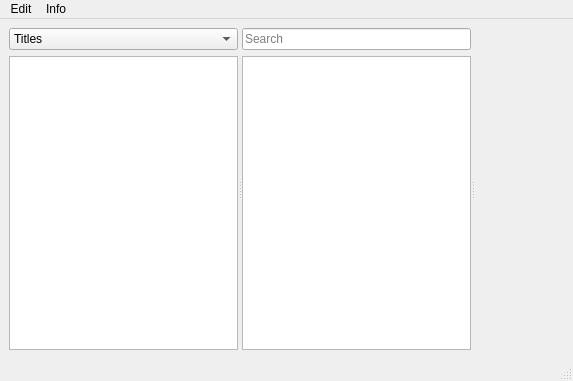
<?xml version="1.0" encoding="UTF-8"?>
<ui version="4.0">
 <class>ToshView</class>
 <widget class="QMainWindow" name="ToshView">
  <property name="geometry">
   <rect>
    <x>0</x>
    <y>0</y>
    <width>573</width>
    <height>381</height>
   </rect>
  </property>
  <widget class="QWidget" name="centralwidget">
   <layout class="QGridLayout" name="gridLayout">
    <item row="0" column="0">
     <widget class="QSplitter" name="splitter">
      <property name="orientation">
       <enum>Qt::Horizontal</enum>
      </property>
      <widget class="QWidget" name="layoutWidget">
       <layout class="QVBoxLayout" name="verticalLayout">
        <item>
         <widget class="QComboBox" name="comboBox">
          <property name="frame">
           <bool>true</bool>
          </property>
          <item>
           <property name="text">
            <string>Titles</string>
           </property>
          </item>
          <item>
           <property name="text">
            <string>Authors</string>
           </property>
          </item>
          <item>
           <property name="text">
            <string>Publishers</string>
           </property>
          </item>
          <item>
           <property name="text">
            <string>Year</string>
           </property>
          </item>
          <item>
           <property name="text">
            <string>Series</string>
           </property>
          </item>
         </widget>
        </item>
        <item>
         <widget class="QListView" name="listView">
          <property name="wordWrap">
           <bool>true</bool>
          </property>
         </widget>
        </item>
       </layout>
      </widget>
      <widget class="QWidget" name="layoutWidget">
       <layout class="QVBoxLayout" name="verticalLayout_2">
        <item>
         <widget class="QLineEdit" name="searchLine">
          <property name="placeholderText">
           <string>Search</string>
          </property>
         </widget>
        </item>
        <item>
         <widget class="QTableView" name="tableView"/>
        </item>
       </layout>
      </widget>
      <widget class="BookShow" name="bookwidget" native="true"/>
     </widget>
    </item>
   </layout>
  </widget>
  <widget class="QMenuBar" name="menubar">
   <property name="geometry">
    <rect>
     <x>0</x>
     <y>0</y>
     <width>573</width>
     <height>23</height>
    </rect>
   </property>
   <widget class="QMenu" name="menuEdit">
    <property name="title">
     <string>Edit</string>
    </property>
    <addaction name="actionAdd_new_book"/>
   </widget>
   <widget class="QMenu" name="menuInfo">
    <property name="title">
     <string>Info</string>
    </property>
    <addaction name="actionHelp"/>
    <addaction name="actionAbout_Qt"/>
    <addaction name="actionAbout"/>
   </widget>
   <addaction name="menuEdit"/>
   <addaction name="menuInfo"/>
  </widget>
  <widget class="QStatusBar" name="statusbar"/>
  <action name="actionAdd_new_book">
   <property name="text">
    <string>Add new book</string>
   </property>
  </action>
  <action name="actionAbout_Qt">
   <property name="text">
    <string>About Qt</string>
   </property>
  </action>
  <action name="actionAbout">
   <property name="text">
    <string>About</string>
   </property>
  </action>
  <action name="actionHelp">
   <property name="text">
    <string>Help</string>
   </property>
  </action>
 </widget>
 <customwidgets>
  <customwidget>
   <class>BookShow</class>
   <extends>QWidget</extends>
   <header location="global">bookshow.h</header>
   <container>1</container>
  </customwidget>
 </customwidgets>
 <resources/>
 <connections/>
</ui>
